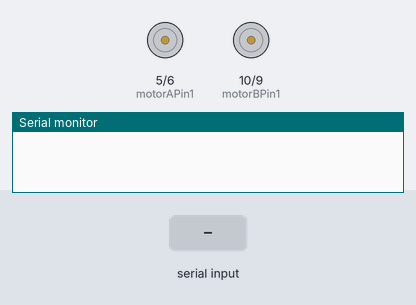
The sketch below on a simulated Arduino Uno, built with avr-gcc and run on an emulated ATmega328P. Parts: motor-driver pin pairs drawn as motors (green arrow = first pin HIGH = forward, orange = second pin HIGH = backward, longer = more drive), the last lines printed to the serial monitor. Inputs (shaded band) come from the test bench.

Above: at 1.2 s.
1.3 s: "3" received over Serial
At 1.45 s:
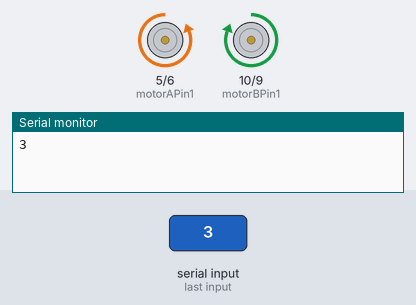
3.1 s: "4" received over Serial
At 3.25 s:
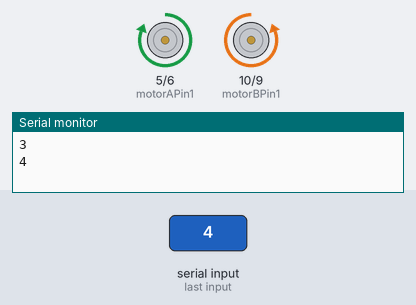
4.9 s: "5" received over Serial
At 5.05 s:
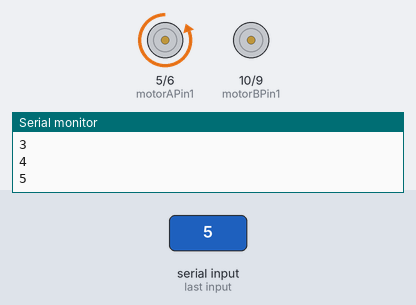
6.7 s: "6" received over Serial
At 6.85 s:
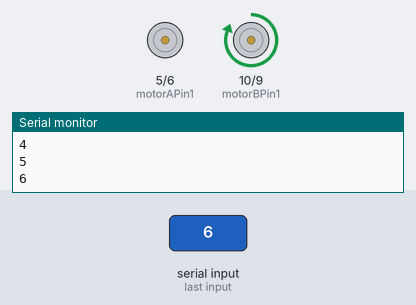
8.5 s: "8" received over Serial
At 8.65 s:
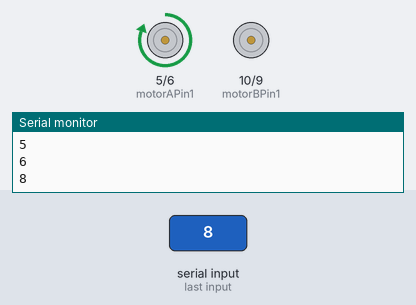
10.3 s: "7" received over Serial
At 10.45 s:
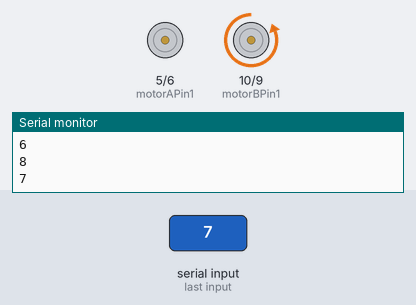
Timing chart, 0 to 13.1 s (numbered marks = the images above; inputs shaded):
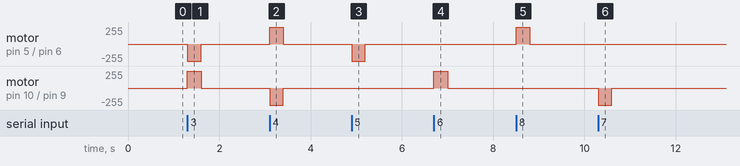

The sketch:

Arduino.ino
```cpp
//Motor A
const int motorAPin1  = 5;  // Pin 14 of L293
const int motorAPin2  = 6;  // Pin 10 of L293
//Motor B
const int motorBPin1  = 10; // Pin  7 of L293
const int motorBPin2  = 9;  // Pin  2 of L293
const int delayAmount = 300;

//This will run only one time.
void stop(){
    digitalWrite(motorAPin1, LOW);
    digitalWrite(motorAPin2, LOW);
    digitalWrite(motorBPin1, LOW);
    digitalWrite(motorBPin2, LOW);
}
void move_SE(){
    digitalWrite(motorAPin1, HIGH);
    digitalWrite(motorAPin2, LOW);
    digitalWrite(motorBPin1, LOW);
    digitalWrite(motorBPin2, LOW);
    delay(delayAmount);
}
void move_NE(){
    digitalWrite(motorAPin1, LOW);
    digitalWrite(motorAPin2, HIGH);
    digitalWrite(motorBPin1, LOW);
    digitalWrite(motorBPin2, LOW);
    delay(delayAmount);
}
void move_SW(){
    digitalWrite(motorAPin1, LOW);
    digitalWrite(motorAPin2, LOW);
    digitalWrite(motorBPin1, LOW);
    digitalWrite(motorBPin2, HIGH);
    delay(delayAmount);
}
void move_NW(){
    digitalWrite(motorAPin1, LOW);
    digitalWrite(motorAPin2, LOW);
    digitalWrite(motorBPin1, HIGH);
    digitalWrite(motorBPin2, LOW);
    delay(delayAmount);
}
void move_N(){
    digitalWrite(motorAPin1, LOW);
    digitalWrite(motorAPin2, HIGH);
    digitalWrite(motorBPin1, HIGH);
    digitalWrite(motorBPin2, LOW);
    delay(delayAmount);
}
void move_S(){
    digitalWrite(motorAPin1, HIGH);
    digitalWrite(motorAPin2, LOW);
    digitalWrite(motorBPin1, LOW);
    digitalWrite(motorBPin2, HIGH);
    delay(delayAmount);
}
void setup(){

    Serial.begin(9600);

    pinMode(motorAPin1, OUTPUT);
    pinMode(motorAPin2, OUTPUT);
    pinMode(motorBPin1, OUTPUT);
    pinMode(motorBPin2, OUTPUT);


    stop();

}

String s;

char a;
void loop(){
  if(Serial.available()){

      a = Serial.read();
      Serial.println(a);
      if(a == '3')
        move_N();
      if(a == '4')
        move_S();
      if(a == '5' || a == '2')
        move_NE();
      if(a == '6' || a == '1')
        move_NW();
      if(a == '8')
        move_SE();
      if(a == '7')
        move_SW();
    stop();


  }

}
```

Measured:
- after the input at 1.3 s, motor on pin 5 (motorAPin1) / pin 6 (motorAPin2): stopped → backward 255/255 at once, → stopped 0.30 s later; motor on pin 10 (motorBPin1) / pin 9 (motorBPin2): stopped → forward 255/255 at once, → stopped 0.30 s later
- after the input at 3.1 s, motor on pin 5 (motorAPin1) / pin 6 (motorAPin2): stopped → forward 255/255 at once, → stopped 0.30 s later; motor on pin 10 (motorBPin1) / pin 9 (motorBPin2): stopped → backward 255/255 at once, → stopped 0.30 s later
- after the input at 4.9 s, motor on pin 5 (motorAPin1) / pin 6 (motorAPin2): stopped → backward 255/255 at once, → stopped 0.30 s later
- after the input at 6.7 s, motor on pin 10 (motorBPin1) / pin 9 (motorBPin2): stopped → forward 255/255 at once, → stopped 0.30 s later
- after the input at 8.5 s, motor on pin 5 (motorAPin1) / pin 6 (motorAPin2): stopped → forward 255/255 at once, → stopped 0.30 s later
- after the input at 10.3 s, motor on pin 10 (motorBPin1) / pin 9 (motorBPin2): stopped → backward 255/255 at once, → stopped 0.30 s later
